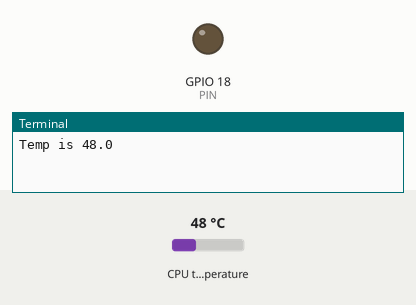
Recording of a program running on a simulated Raspberry Pi (BCM pin numbers). Shown: output pins drawn as LEDs (lit = HIGH), the last lines printed to the terminal. The inputs (shaded band) are chosen by the test bench; at power-on: CPU temperature 48 °C.

Above: at 1.2 s.
1.3 s: CPU temperature set to 53 °C
7.3 s: CPU temperature set to 56 °C
At 10.9 s:
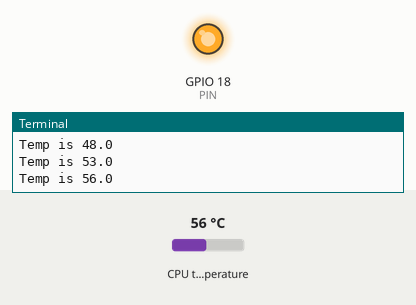
16.5 s: CPU temperature set to 31 °C
At 17.5 s:
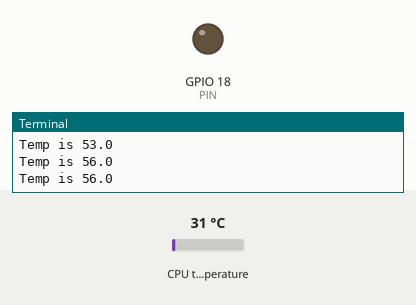
22.5 s: CPU temperature set to 58 °C
At 26.4 s:
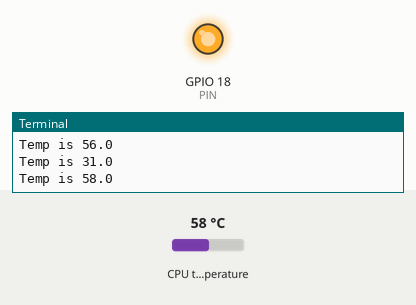
Timing chart, 0 to 31.6 s (numbered marks = the images above; inputs shaded):
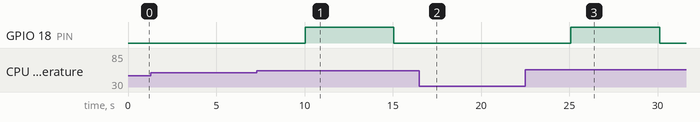

Measured:
- the behaviour switches between 54 and 55 °C on CPU temperature (found by bisection; images 0 and 1)
- after the input at 7.3 s, GPIO 18 (PIN): LOW → HIGH after 2.7 s, → LOW 5.0 s later
- after the input at 16.5 s, GPIO 18 (PIN): stays LOW (without the input it goes to HIGH after 3.6 s)
- after the input at 22.5 s, GPIO 18 (PIN): LOW → HIGH after 2.6 s, → LOW 5.0 s later

The program:

fan_controller.py
```python
#!/usr/bin/env python3
#
# Simple FAN controller for Raspberry PI
#
# WARNING! It is NOT recommended to plug the fan directly to GPIO pins. You may
# damage your board. The best solution is to attach a transistor to one of the
# GPIO pins and signal through it.
#

import signal
from subprocess import check_output
from time import sleep
from RPi import GPIO


PIN = 18
# Temp is in C
MAX_TEMP = 55


def main():
    signal.signal(signal.SIGINT, clean)
    cooling = False
    GPIO.setmode(GPIO.BCM)
    GPIO.setup(PIN, GPIO.OUT)
    while True:
        if get_cpu_temp() >= MAX_TEMP and not cooling:
            cool_rpi()
            cooling = True
        elif cooling:
            cool_enough()
            cooling = False
        sleep(5)


def clean(signum, frame):
    GPIO.cleanup()


def cool_rpi():
    GPIO.output(PIN, True)
    COOLING = True


def cool_enough():
    GPIO.output(PIN, False)
    COOLING = False


def get_cpu_temp():
    temp = float(check_output(["vcgencmd", "measure_temp"])[5:-3])
    print('Temp is {0}'.format(temp))
    return temp


if __name__ == "__main__":
    main()
```
